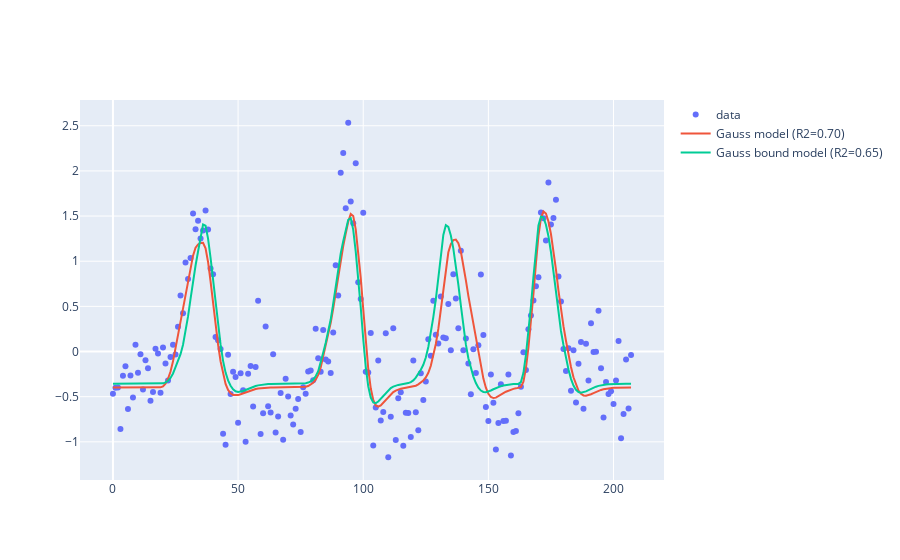

The notebook cell saved with this chart:
### Code cell
num_vert = 9
import plotly.graph_objects as go
fig = go.Figure()
fig.add_trace(go.Scatter(y=data_fsnative_[:,num_vert], name='data', mode='markers'))
fig.add_trace(go.Scatter(y=gauss_pred_mat[:,num_vert], name='Gauss model (R2={:1.2f})'.format(gauss_fit_mat[num_vert,-1])))
fig.add_trace(go.Scatter(y=gauss_pred_mat2[:,num_vert], name='Gauss bound model (R2={:1.2f})'.format(gauss_fit_mat2[num_vert,-1])))
fig.show()

### Figure 1 — Plotly figure (JSON) as saved in the notebook; plotly's stock layout.template omitted (floating-point values rounded to 4 significant figures; data arrays with more than 128 entries replaced by an {"elided": "..."} marker saying what was removed)
{"data": [{"mode": "markers", "name": "data", "type": "scatter", "y": {"elided": "208 float values"}}, {"name": "Gauss model (R2=0.70)", "type": "scatter", "y": {"elided": "208 float values"}}, {"name": "Gauss bound model (R2=0.65)", "type": "scatter", "y": {"elided": "208 float values"}}], "layout": {"autosize": true, "xaxis": {"autorange": true, "range": [-12.14, 219.1]}, "yaxis": {"autorange": true, "range": [-1.476, 2.839], "type": "linear"}}}
